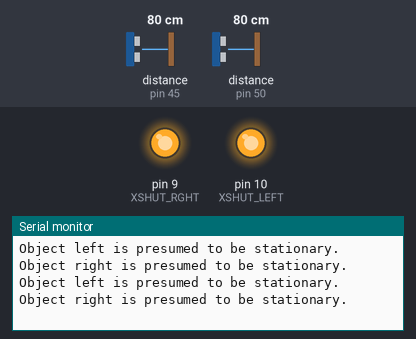
The sketch below on a simulated Arduino Uno, built with avr-gcc and run on an emulated ATmega328P. On the bench: output pins drawn as LEDs (lit = HIGH), the last lines printed to the serial monitor. The test bench sets the inputs (shaded band); at power-on: distance to the obstacle (sensors on pin 45, pin 50) 80 cm.

Above: at 1.4 s.
1.5 s: distance to the obstacle (sensor on pin 45) set to 2 cm
At 1.69 s:
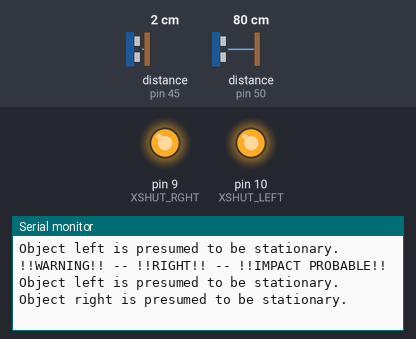
3.0 s: distance to the obstacle (sensor on pin 50) set to 2 cm
At 3.23 s:
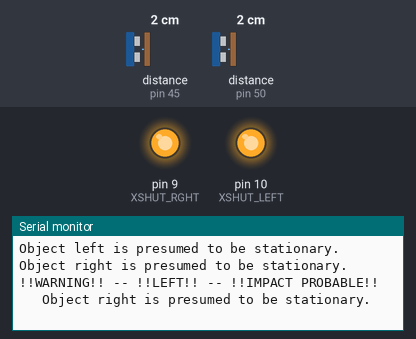

The sketch:

DualArrivalTime.ino
```cpp
#include <VL53L1X.h> //Library from: https://github.com/pololu/vl53l1x-arduino
#include <Wire.h>   //Standard arduino library

VL53L1X SEN_LEFT; //Create an object for left sensor
VL53L1X SEN_RGHT; //Create an object for right sensor

int readFreq = 50; // Used to determine how frequently readings are taken from the sensors in ms, cannot be less than the timing budget
int startRead = millis(); //Used for timing loop

long loopStart = 0;
long newLeftTime = 0;
long prevLeftTime = 0;
long deltLeftTime = 0;
long newRghtTime = 0;
long prevRghtTime = 0;
long deltRghtTime = 0;

long rghtStart = 0;
long rghtRead = 0;
long loopEnd = 0;

float newLeftDist = 0;
float prevLeftDist = 0;
float deltLeftDist = 0;
float leftVelEst = 0;

float newRghtDist = 0;
float prevRghtDist = 0;
float deltRghtDist = 0;
float rghtVelEst = 0;

#define XSHUT_LEFT 10
#define XSHUT_RGHT 9

int objDirectionLeft = 0;
int objDirectionRght = 0;
float leftETA = 0;
float rghtETA = 0;
int leftImpactWarn = 0;
int rghtImpactWarn = 0;

//~~Variables for left sensor averaging~~//
//~~Velocity Averaging~~/
#define leftVelVals 3
float leftVelArray[leftVelVals];
float leftVelAvg = 0;
byte leftVelLoc;

//~~Variables for right sensor averaging~~//
//~~Velocity Averaging~~/
#define rghtVelVals 3
float rghtVelArray[rghtVelVals];
float rghtVelAvg = 0;
byte rghtVelLoc;

void setup() {

    Serial.begin(115200);

    Wire.begin(); //initialise I2C
    Wire.setClock(400000); // Set I2C to 400kHz

    //Set the pin mode to output
    pinMode(XSHUT_LEFT, OUTPUT);
    pinMode(XSHUT_RGHT, OUTPUT);

    //Disable all sensors
    digitalWrite(XSHUT_LEFT, LOW);
    digitalWrite(XSHUT_RGHT, LOW);

      //------------------------------------------------//
     //        Configuration for left sensor           //
    //------------------------------------------------//

    delay(50);
    digitalWrite(XSHUT_LEFT, HIGH); //Enable left sensor
    delay(50);

    SEN_LEFT.setTimeout(500); //Time in ms that the sensor will abort the read process if it does not return a result, 0 disables the timeout

    if (!SEN_LEFT.init())
    {
        Serial.println("Left sensor hasn't initialised, is it connected?");
        //If sensor hasn't initialised, print warning message
        //In future this could provoke a fault code via haptics
    }
    else
    {
        SEN_LEFT.setAddress(50); //Set the I2C address for left sensor
        SEN_LEFT.setDistanceMode(VL53L1X::Long); //Configures the maximum range, arguments are: short, medium, long
        SEN_LEFT.setMeasurementTimingBudget(50000); //Configures the maximum allowed time (uS) to make a single distance measurement, longer times = higher accuracy
        SEN_LEFT.startContinuous(50); //Sets the sensor to read continuously
    }

      //-------------------------------------------------//
     //        Configuration for right sensor           //
    //-------------------------------------------------//

    delay(50);
    digitalWrite(XSHUT_RGHT, HIGH);
    delay(50);

    SEN_RGHT.setTimeout(500);

    if (!SEN_RGHT.init())
    {
        Serial.println("Right sensor hasn't initialised, is it connected?");
   }
    else
    {
        SEN_RGHT.setAddress(45);
        SEN_RGHT.setDistanceMode(VL53L1X::Long);
        SEN_RGHT.setMeasurementTimingBudget(50000);
        SEN_RGHT.startContinuous(50);
    }

    for (int x = 0; x < leftVelVals; x++) //empty left vel est array
    {
        leftVelArray[x] = 0;
    }

    for (int x = 0; x < rghtVelVals; x++) //empty right vel est array
    {
        rghtVelArray[x] = 0;
    }
}

void loop() {
    if((millis()- startRead) > readFreq)
    {
        //~~left sensor
        leftVelEst_func();
        leftVelAvg_func();
        objLeftDirectionClassification_func();
        leftImpactETA_func();

        //~~right sensor
        rghtVelEst_func();
        rghtVelAvg_func();
        objRghtDirectionClassification_func();
        rghtImpactETA_func();

        //~~hazard classification print
        hazardClassification_func();

        startRead = millis();
    }
} //End of "loop"

void hazardClassification_func()
{
  switch(leftImpactWarn)
  {
    case 1:
      Serial.print("!!WARNING!! -- !!LEFT!! -- !!IMPACT PROBABLE!!");
      break;
    case 2:
      switch(objDirectionLeft)
      {
        case 1:
          Serial.print("!!Warning!! Object is approaching left at: ");
          Serial.print(leftVelEst);
          Serial.print("m/s.");
          break;
        case 2:
          Serial.print("Object is departing left at: ");
          Serial.print(leftVelEst);
          Serial.print("m/s.");

          break;
        case 3:
          Serial.print("Object left is presumed to be stationary.");
          break;
        default:
          break;
      }
      break;
    default:
      break;
  }

  switch(rghtImpactWarn)
  {
    case 1:
      Serial.print("\t\t!!WARNING!! -- !!RIGHT!! -- !!IMPACT PROBABLE!!");
      Serial.println("");
      break;
    case 2:
      switch(objDirectionRght)
      {
        case 1:
          Serial.print("\t\t!!Warning!! Object is approaching right at: ");
          Serial.print(rghtVelEst);
          Serial.print("m/s.");
          Serial.println("");
          break;
        case 2:
          Serial.print("\t\tObject is departing right at: ");
          Serial.print(rghtVelEst);
          Serial.print("m/s.");
          Serial.println("");
          break;
        case 3:
          Serial.print("\t\tObject right is presumed to be stationary.");
          Serial.println("");
          break;
        default:
          break;
      }
      break;
    default:
      break;
  }
}

//~~~~~ Left Sensor Functions ~~~~~//

void leftVelEst_func() //Estimating velocity of objects approaching left sensor
{
    //Left Sensor Read
    newLeftDist = SEN_LEFT.read();

    newLeftTime = millis();
    deltLeftTime = (newLeftTime-prevLeftTime);

    deltLeftDist = (prevLeftDist - newLeftDist);

    leftVelEst=(deltLeftDist/deltLeftTime);

    prevLeftDist = newLeftDist;
    prevLeftTime = newLeftTime;

}

void leftVelAvg_func() //Calculates rolling average for left velocity
{
    leftVelArray[leftVelLoc] = leftVelEst;
    if (++leftVelLoc == leftVelVals)
    {
        leftVelLoc = 0;
    }

    for (int x = 0; x < leftVelVals; x++)
    {
        leftVelAvg += leftVelArray[x];
    }

    leftVelAvg /= leftVelVals;
}

void objLeftDirectionClassification_func()
{
  if (leftVelEst < leftVelAvg && leftVelEst >0.1) // Object is approaching
  {
    objDirectionLeft = 1;
  }

  if (leftVelEst > leftVelAvg && leftVelEst < -0.1) // Object is departing
  {
    objDirectionLeft = 2;
  }

  if (leftVelEst <0.1 && leftVelEst > -0.1) // Object is stationary -- Change to use "avgVelEst" at a later date
  {
    objDirectionLeft = 3;
  }
}

void objDirectionLeftPrint_func()
{
  switch(objDirectionLeft)
  {
    case 1:
      Serial.print("!!Warning!! Object is approaching left at: ");
      Serial.print(leftVelEst);
      Serial.print("m/s.");
      break;
    case 2:
      Serial.print("Object is departing left at: ");
      Serial.print(leftVelEst);
      Serial.print("m/s.");
      break;
    case 3:
      Serial.print("Object left is presumed to be stationary.");

      break;
    default:
      break;
  }
}

void leftImpactETA_func()
{
  leftETA = newLeftDist / leftVelEst;

  if (leftETA < 500.00 && leftETA > 0.00)//Will likely impact user before they can react
  {
    leftImpactWarn = 1;
  }

  else
  {
    leftImpactWarn = 2;
  }
}

//~~~~~ Right Sensor Functions ~~~~~//

void rghtVelEst_func() //Estimating velocity of objects approaching right sensor
{

    //Right Sensor Read
    newRghtDist = SEN_RGHT.read();

    newRghtTime = millis();
    deltRghtTime = (newRghtTime-prevRghtTime);

    deltRghtDist = (prevRghtDist - newRghtDist);

    rghtVelEst=(deltRghtDist/deltRghtTime);

    prevRghtDist = newRghtDist;
    prevRghtTime = newRghtTime;
}

void rghtVelAvg_func() //Calculates rolling average for right velocity
{
    rghtVelArray[rghtVelLoc] = rghtVelEst;
    if (++rghtVelLoc == rghtVelVals)
    {
        rghtVelLoc = 0;
    }

    for (int x = 0; x < rghtVelVals; x++)
    {
        rghtVelAvg += rghtVelArray[x];
    }

    rghtVelAvg /= rghtVelVals;
}

void objRghtDirectionClassification_func()
{
  if (rghtVelEst < rghtVelAvg && rghtVelEst >0.1) // Object is approaching
  {
    objDirectionRght = 1;
  }

  if (rghtVelEst > rghtVelAvg && rghtVelEst < -0.1) // Object is departing
  {
    objDirectionRght = 2;
  }

  if (rghtVelEst <0.1 && rghtVelEst > -0.1) // Object is stationary -- Change to use "avgVelEst" at a later date
  {
    objDirectionRght = 3;
  }
}

void objDirectionRghtPrint_func()
{
  switch(objDirectionRght)
  {
    case 1:
      Serial.print("\t\t!!Warning!! Object is approaching right at: ");
      Serial.print(rghtVelEst);
      Serial.print("m/s.");
      Serial.println("");
      break;
    case 2:
      Serial.print("\t\tObject is departing right at: ");
      Serial.print(rghtVelEst);
      Serial.print("m/s.");
      Serial.println("");
      break;
    case 3:
      Serial.print("\t\tObject right is presumed to be stationary.");
      Serial.println("");
      break;
    default:
      break;
  }
}

void rghtImpactETA_func()
{
  rghtETA = newRghtDist / rghtVelEst;

  if (rghtETA < 500.00 && rghtETA > 0.00)//Will likely impact user before they can react
  {
    rghtImpactWarn = 1;
  }

  else
  {
    rghtImpactWarn = 2;
  }
}
```

Measured:
- after the input at 1.5 s, the serial monitor: prints a new line after 0.07 s (image 1)
- after the input at 3.0 s, the serial monitor: prints a new line after 0.11 s (image 2)
